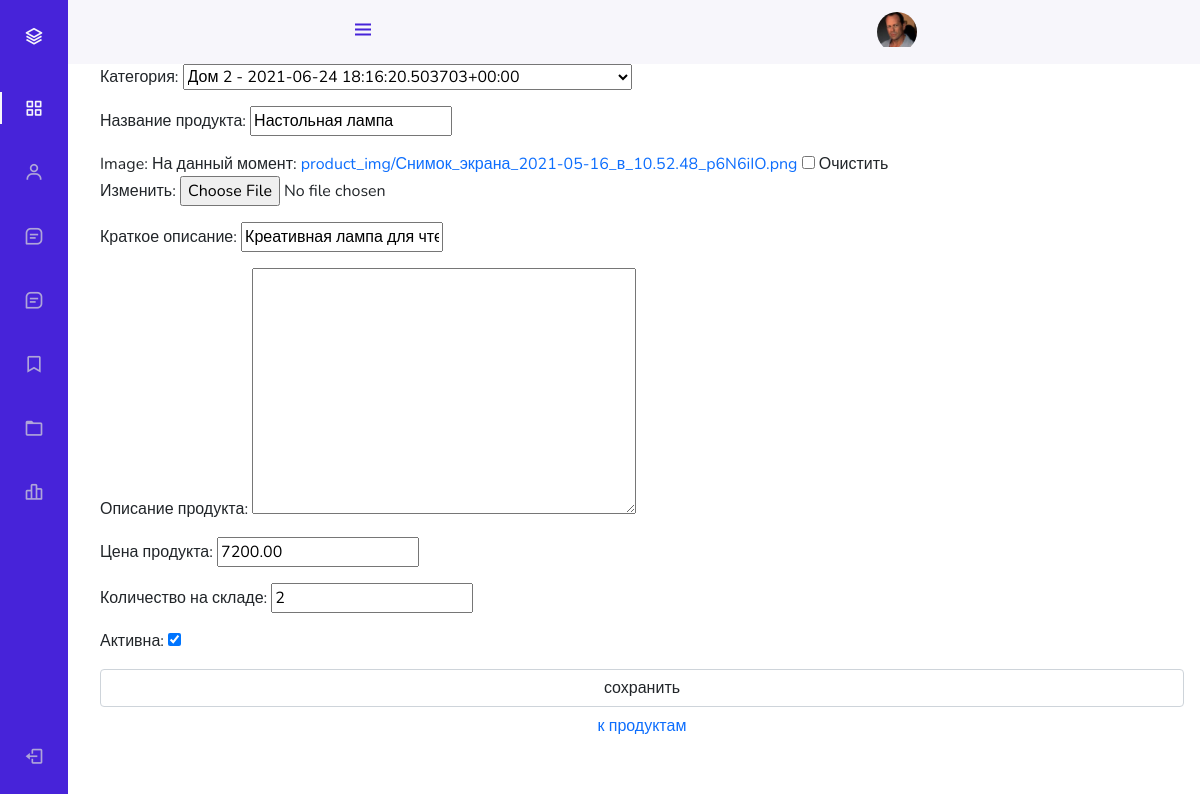
Page /admin_staff/products/update/2/ (signed in) on the earlier database version.
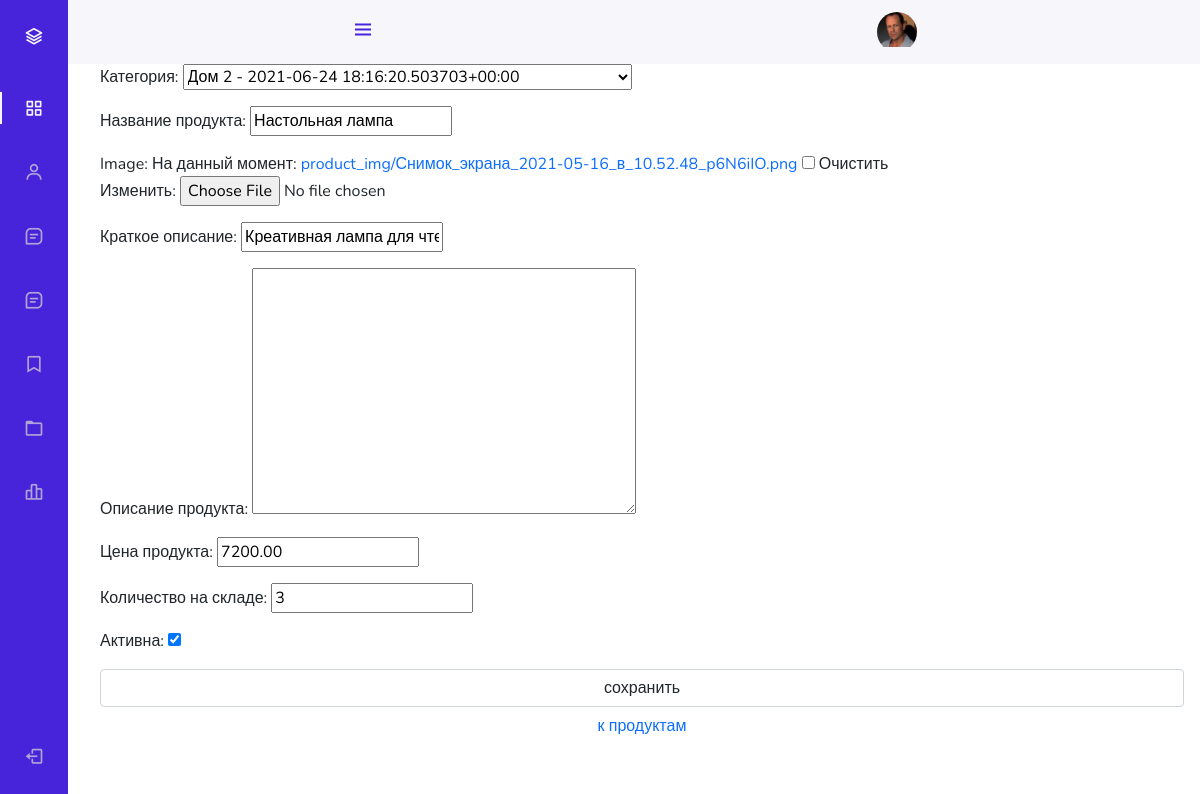
Same page on the later database version.
### mainapp/models.py (models this page shows, shortened)
class Product(models.Model):
    category = models.ForeignKey(
        ProductCategory,
        on_delete=models.CASCADE,
        verbose_name='категория'
    )
    name = models.CharField(
        verbose_name='название продукта',
        max_length=128,
    )
    image = models.ImageField(
        upload_to='product_img',
        blank=True,
    )
    short_desc = models.CharField(
        max_length=256,
        verbose_name='краткое описание',
        blank=True,
    )
    description = models.TextField(
        verbose_name='описание продукта',
        blank=True,
        max_length=500,
    )
    price = models.DecimalField(
        verbose_name='цена продукта',
        max_digits=8,
        decimal_places=2,
        default=0,
    )
    quantity = models.PositiveIntegerField(
        verbose_name='количество на складе',
        default=0
    )
    is_active = models.BooleanField(
        verbose_name='активна',
        default=True
    )

### adminapp/views.py (the view)
# urls.py: path('products/update/<int:pk>/', adminapp.ProductUpdateView.as_view(), name='product_update'),
class ProductUpdateView(UpdateView):
    model = Product
    template_name = 'products/product_create_update.html'
    fields = '__all__'
    success_url = reverse_lazy('adminapp:categories')
    @method_decorator(user_passes_test(lambda u: u.is_superuser))
    def dispatch(self, *args, **kwargs):
        return super().dispatch(*args, **kwargs)
    def get_context_data(self, **kwargs):
        context = super().get_context_data(**kwargs)
        category = ProductCategory.objects.filter(id=self.kwargs['pk']).first()
        context['title'] = 'админка/создание продукта'
        context['category'] = category
        return context

### mainapp/context_processors.py (called while the page is built)
def basket(request):
    basket_list = []
    if request.user.is_authenticated:
        basket_list = Basket.objects.filter(user=request.user)
    return {
        'basket': basket_list
    }

### mainapp/models.py (called while the page is built)
    def __str__(self):
        return f'{self.name} {self.id} - {self.created_at}'

### adminapp/templates/products/product_create_update.html (shortened to what this page needs)
{% extends 'admin_base.html' %}
{% load static %}
{% block content %}
    <div class="row">
        <form class="form-horizontal" method="post" enctype="multipart/form-data">
            {{ form.as_p }}
            <input class="form-control" type="submit" value="сохранить">
        </form>
        <button class="btn btn-round form-control last">
            <a href="{% url 'adminapp:products' category.pk %}" class="">
                к продуктам
            </a>
        </button>
    </div>
{% endblock %}

Differences in the rows shown:
changed Product "Креативная лампа для чтения": quantity "2" → "3"
